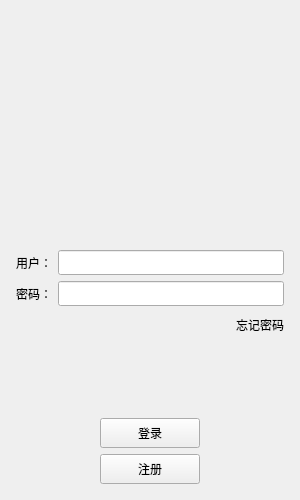
<?xml version="1.0" encoding="UTF-8"?>
<ui version="4.0">
 <class>LoginWidget</class>
 <widget class="QWidget" name="LoginWidget">
  <property name="geometry">
   <rect>
    <x>0</x>
    <y>0</y>
    <width>300</width>
    <height>500</height>
   </rect>
  </property>
  <property name="minimumSize">
   <size>
    <width>300</width>
    <height>500</height>
   </size>
  </property>
  <property name="maximumSize">
   <size>
    <width>300</width>
    <height>500</height>
   </size>
  </property>
  <property name="windowTitle">
   <string>RChat</string>
  </property>
  <layout class="QVBoxLayout" name="verticalLayout_2">
   <item>
    <layout class="QVBoxLayout" name="verticalLayout" stretch="1,0,0,0,0,0,0,0">
     <property name="leftMargin">
      <number>5</number>
     </property>
     <property name="topMargin">
      <number>5</number>
     </property>
     <property name="rightMargin">
      <number>5</number>
     </property>
     <property name="bottomMargin">
      <number>5</number>
     </property>
     <item>
      <widget class="QWidget" name="widget" native="true">
       <property name="sizePolicy">
        <sizepolicy hsizetype="Preferred" vsizetype="Preferred">
         <horstretch>0</horstretch>
         <verstretch>0</verstretch>
        </sizepolicy>
       </property>
       <layout class="QGridLayout" name="gridLayout">
        <item row="1" column="0">
         <spacer name="horizontalSpacer_7">
          <property name="orientation">
           <enum>Qt::Horizontal</enum>
          </property>
          <property name="sizeHint" stdset="0">
           <size>
            <width>40</width>
            <height>20</height>
           </size>
          </property>
         </spacer>
        </item>
        <item row="1" column="2">
         <spacer name="horizontalSpacer_6">
          <property name="orientation">
           <enum>Qt::Horizontal</enum>
          </property>
          <property name="sizeHint" stdset="0">
           <size>
            <width>40</width>
            <height>20</height>
           </size>
          </property>
         </spacer>
        </item>
        <item row="1" column="1">
         <widget class="QLabel" name="label">
          <property name="sizePolicy">
           <sizepolicy hsizetype="Fixed" vsizetype="Fixed">
            <horstretch>0</horstretch>
            <verstretch>0</verstretch>
           </sizepolicy>
          </property>
          <property name="text">
           <string/>
          </property>
          <property name="textFormat">
           <enum>Qt::AutoText</enum>
          </property>
          <property name="pixmap">
           <pixmap resource="rc.qrc">:/res/ice.png</pixmap>
          </property>
          <property name="scaledContents">
           <bool>false</bool>
          </property>
          <property name="alignment">
           <set>Qt::AlignCenter</set>
          </property>
          <property name="wordWrap">
           <bool>false</bool>
          </property>
          <property name="openExternalLinks">
           <bool>false</bool>
          </property>
         </widget>
        </item>
        <item row="0" column="1">
         <spacer name="verticalSpacer_3">
          <property name="orientation">
           <enum>Qt::Vertical</enum>
          </property>
          <property name="sizeHint" stdset="0">
           <size>
            <width>20</width>
            <height>40</height>
           </size>
          </property>
         </spacer>
        </item>
       </layout>
      </widget>
     </item>
     <item>
      <spacer name="verticalSpacer">
       <property name="orientation">
        <enum>Qt::Vertical</enum>
       </property>
       <property name="sizeHint" stdset="0">
        <size>
         <width>20</width>
         <height>84</height>
        </size>
       </property>
      </spacer>
     </item>
     <item>
      <layout class="QHBoxLayout" name="horizontalLayout">
       <item>
        <widget class="QLabel" name="user_label">
         <property name="minimumSize">
          <size>
           <width>0</width>
           <height>25</height>
          </size>
         </property>
         <property name="maximumSize">
          <size>
           <width>16777215</width>
           <height>25</height>
          </size>
         </property>
         <property name="text">
          <string>用户：</string>
         </property>
        </widget>
       </item>
       <item>
        <widget class="QLineEdit" name="user_edit">
         <property name="minimumSize">
          <size>
           <width>0</width>
           <height>25</height>
          </size>
         </property>
         <property name="maximumSize">
          <size>
           <width>16777215</width>
           <height>25</height>
          </size>
         </property>
        </widget>
       </item>
      </layout>
     </item>
     <item>
      <layout class="QHBoxLayout" name="horizontalLayout_2">
       <item>
        <widget class="QLabel" name="pass_label">
         <property name="minimumSize">
          <size>
           <width>0</width>
           <height>25</height>
          </size>
         </property>
         <property name="maximumSize">
          <size>
           <width>16777215</width>
           <height>25</height>
          </size>
         </property>
         <property name="text">
          <string>密码：</string>
         </property>
        </widget>
       </item>
       <item>
        <widget class="QLineEdit" name="lineEdit">
         <property name="minimumSize">
          <size>
           <width>0</width>
           <height>25</height>
          </size>
         </property>
         <property name="maximumSize">
          <size>
           <width>16777215</width>
           <height>25</height>
          </size>
         </property>
        </widget>
       </item>
      </layout>
     </item>
     <item>
      <layout class="QHBoxLayout" name="horizontalLayout_3">
       <item>
        <spacer name="horizontalSpacer">
         <property name="orientation">
          <enum>Qt::Horizontal</enum>
         </property>
         <property name="sizeHint" stdset="0">
          <size>
           <width>40</width>
           <height>20</height>
          </size>
         </property>
        </spacer>
       </item>
       <item>
        <widget class="QLabel" name="forget_label">
         <property name="minimumSize">
          <size>
           <width>0</width>
           <height>25</height>
          </size>
         </property>
         <property name="maximumSize">
          <size>
           <width>16777215</width>
           <height>25</height>
          </size>
         </property>
         <property name="text">
          <string>忘记密码</string>
         </property>
        </widget>
       </item>
      </layout>
     </item>
     <item>
      <spacer name="verticalSpacer_2">
       <property name="orientation">
        <enum>Qt::Vertical</enum>
       </property>
       <property name="sizeHint" stdset="0">
        <size>
         <width>16</width>
         <height>75</height>
        </size>
       </property>
      </spacer>
     </item>
     <item>
      <layout class="QHBoxLayout" name="horizontalLayout_4">
       <item>
        <spacer name="horizontalSpacer_2">
         <property name="orientation">
          <enum>Qt::Horizontal</enum>
         </property>
         <property name="sizeHint" stdset="0">
          <size>
           <width>40</width>
           <height>20</height>
          </size>
         </property>
        </spacer>
       </item>
       <item>
        <widget class="QPushButton" name="btn_login">
         <property name="minimumSize">
          <size>
           <width>100</width>
           <height>30</height>
          </size>
         </property>
         <property name="maximumSize">
          <size>
           <width>100</width>
           <height>30</height>
          </size>
         </property>
         <property name="text">
          <string>登录</string>
         </property>
        </widget>
       </item>
       <item>
        <spacer name="horizontalSpacer_3">
         <property name="orientation">
          <enum>Qt::Horizontal</enum>
         </property>
         <property name="sizeHint" stdset="0">
          <size>
           <width>40</width>
           <height>20</height>
          </size>
         </property>
        </spacer>
       </item>
      </layout>
     </item>
     <item>
      <layout class="QHBoxLayout" name="horizontalLayout_5">
       <item>
        <spacer name="horizontalSpacer_4">
         <property name="orientation">
          <enum>Qt::Horizontal</enum>
         </property>
         <property name="sizeHint" stdset="0">
          <size>
           <width>40</width>
           <height>20</height>
          </size>
         </property>
        </spacer>
       </item>
       <item>
        <widget class="QPushButton" name="btn_register">
         <property name="minimumSize">
          <size>
           <width>100</width>
           <height>30</height>
          </size>
         </property>
         <property name="maximumSize">
          <size>
           <width>100</width>
           <height>30</height>
          </size>
         </property>
         <property name="text">
          <string>注册</string>
         </property>
        </widget>
       </item>
       <item>
        <spacer name="horizontalSpacer_5">
         <property name="orientation">
          <enum>Qt::Horizontal</enum>
         </property>
         <property name="sizeHint" stdset="0">
          <size>
           <width>40</width>
           <height>20</height>
          </size>
         </property>
        </spacer>
       </item>
      </layout>
     </item>
    </layout>
   </item>
  </layout>
 </widget>
 <resources>
  <include location="rc.qrc"/>
 </resources>
 <connections/>
</ui>
